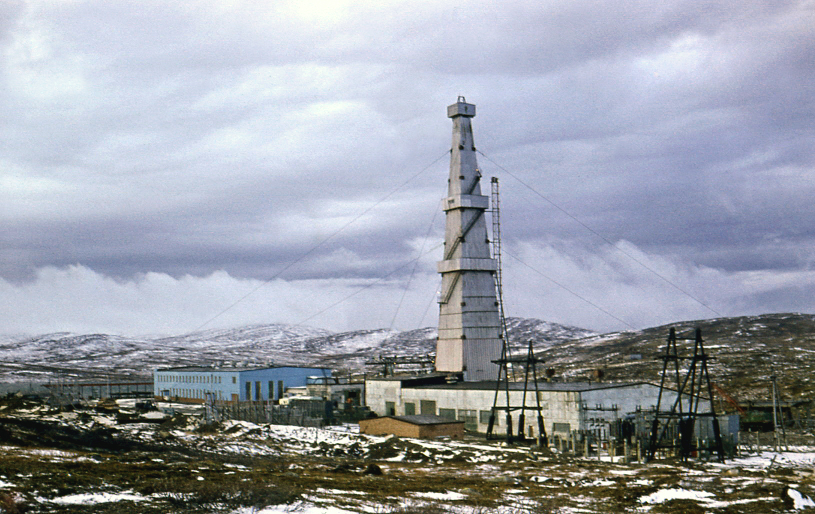
#> input picture assets/raw_photos/06a_kola_tower.jpg, 1630 x 1028 px (shown at 1/2 size)
$ python -i prepare_visuals.py   (imports and definitions only)
#> lines starting #> are read from the running program, lines starting #| are printed output that depends on the picture
#!/usr/bin/env python3
"""
Step 3A: Prepare and apply unified Part 1.1 Visual Bible cinema color grading
across all AI-generated plates and curated archival photographs.
"""
import glob
import os
import numpy as np
from PIL import Image, ImageDraw, ImageEnhance, ImageFilter

ROOT = "/home/antigravity/kola_superdeep"
ART_DIR = "/home/antigravity/.gemini/jetski/brain/v1/default/jetski_remote_agents_3p/8660d99d-b4d4-453e-9341-bb8360253168"
RAW_DIR = f"{ROOT}/assets/raw_photos"
CAND_DIR = f"{ROOT}/assets/candidates"
OUT_DIR = f"{ROOT}/assets/graded"
# [1 line not run here, left out]

# [4 lines left out: function find_art, not called in this run]

def cover_crop(im: Image.Image, tw: int, th: int, cx: float = 0.5, cy: float = 0.5) -> Image.Image:
    """Scale and crop to exact (tw, th) preserving aspect ratio, centered at (cx, cy)."""
    w, h = im.size
    scale = max(tw / w, th / h)
    nw, nh = int(round(w * scale)), int(round(h * scale))
    im = im.resize((nw, nh), Image.Resampling.LANCZOS)
    x0 = int(round((nw - tw) * cx))
    y0 = int(round((nh - th) * cy))
    x0 = max(0, min(nw - tw, x0))
    y0 = max(0, min(nh - th, y0))
    return im.crop((x0, y0, x0 + tw, y0 + th))

def cinema_grade(
    im: Image.Image,
    sat: float = 0.45,
    contrast: float = 1.24,
    exposure: float = 0.90,
    cool_tint: float = 1.0,
    vignette: float = 0.42,
    kill_green: bool = False,
    keep_rust: bool = False,
    amber_cast: float = 0.0,
) -> Image.Image:
    """Unified Part 1.1 color grading LUT: #0A0A0C shadows, #16222E polar-night blue lows,
    #3A3F44 iron midtones, cool #D9DDE0 highlights, subtle lens vignette."""
    arr = np.asarray(im.convert("RGB"), dtype=np.float32) / 255.0

    # Optional green/summer-foliage neutralization (turns Arctic summer grass into winter frost/iron)
    if kill_green:
        r, g, b = arr[:, :, 0], arr[:, :, 1], arr[:, :, 2]
        greenness = np.clip((g - np.maximum(r, b) * 0.92) * 3.5, 0.0, 1.0)
        luma = 0.299 * r + 0.587 * g + 0.114 * b
        # Desaturate green strongly and cool-frost it slightly
        frost = np.stack([luma * 0.92 + 0.04, luma * 0.96 + 0.04, luma * 1.02 + 0.05], axis=-1)
        arr = arr * (1.0 - greenness[:, :, None] * 0.92) + frost * (greenness[:, :, None] * 0.92)

    # Preserve rust hues selectively if requested (e.g. Shot 23 cap)
    rust_mask = None
    if keep_rust:
        r, g, b = arr[:, :, 0], arr[:, :, 1], arr[:, :, 2]
        rust_mask = np.clip((r - b) * 2.4 - np.clip(g - b, 0, 1) * 0.4, 0.0, 1.0)
        rust_mask = np.clip(rust_mask * 1.4, 0.0, 1.0)

    # Exposure
    arr = np.clip(arr * exposure, 0.0, 1.0)

    # Desaturate toward luminance
    luma = 0.299 * arr[:, :, 0] + 0.587 * arr[:, :, 1] + 0.114 * arr[:, :, 2]
    sat_eff = sat
    if keep_rust and rust_mask is not None:
        sat_map = sat + (0.85 - sat) * rust_mask[:, :, None]
        arr = luma[:, :, None] + (arr - luma[:, :, None]) * sat_map
    else:
        arr = luma[:, :, None] + (arr - luma[:, :, None]) * sat_eff

    # Cinematic S-curve contrast around mid-grey (0.45)
    arr = np.clip((arr - 0.45) * contrast + 0.45, 0.0, 1.0)
    # Mild gamma lift/crush so shadows feel dense filmic #0A0A0C
    arr = np.power(arr, 1.08)

    # Split-tone: polar-night blue (#16222E) in shadows, crisp cold permafrost (#D9DDE0) in highlights
    lum2 = 0.299 * arr[:, :, 0] + 0.587 * arr[:, :, 1] + 0.114 * arr[:, :, 2]
    sh_w = np.clip(1.0 - lum2 * 2.1, 0.0, 1.0)[:, :, None] * cool_tint
    hi_w = np.clip((lum2 - 0.55) * 2.2, 0.0, 1.0)[:, :, None] * cool_tint
    # Polar-night blue lift in deep lows
    arr[:, :, 0] = np.clip(arr[:, :, 0] - 0.025 * sh_w[:, :, 0] + 0.005 * hi_w[:, :, 0], 0, 1)
    arr[:, :, 1] = np.clip(arr[:, :, 1] + 0.002 * sh_w[:, :, 0] + 0.010 * hi_w[:, :, 0], 0, 1)
    arr[:, :, 2] = np.clip(arr[:, :, 2] + 0.042 * sh_w[:, :, 0] + 0.018 * hi_w[:, :, 0], 0, 1)

    # Optional warm amber side-glow / tungsten cast
    if amber_cast > 0.0:
        arr[:, :, 0] = np.clip(arr[:, :, 0] * (1.0 + 0.35 * amber_cast), 0, 1)
        arr[:, :, 1] = np.clip(arr[:, :, 1] * (1.0 + 0.12 * amber_cast), 0, 1)
        arr[:, :, 2] = np.clip(arr[:, :, 2] * (1.0 - 0.28 * amber_cast), 0, 1)

    # Clamp true black floor to #0A0A0C (10, 10, 12)
    arr[:, :, 0] = arr[:, :, 0] * (1.0 - 10/255.0) + 10/255.0
    arr[:, :, 1] = arr[:, :, 1] * (1.0 - 10/255.0) + 10/255.0
    arr[:, :, 2] = arr[:, :, 2] * (1.0 - 12/255.0) + 12/255.0

    # Smooth cinema lens vignette
    if vignette > 0:
        H, W, _ = arr.shape
        yy, xx = np.mgrid[0:H, 0:W].astype(np.float32)
        dx = (xx - W * 0.5) / (W * 0.55)
        dy = (yy - H * 0.5) / (H * 0.55)
        r2 = np.clip(dx * dx + dy * dy, 0.0, 2.0)
        vig = np.clip(1.0 - vignette * (r2 ** 1.45), 0.18, 1.0)
        base = np.array([10/255.0, 10/255.0, 12/255.0], dtype=np.float32)
        arr = base + (arr - base) * vig[:, :, None]

    return Image.fromarray((np.clip(arr, 0, 1) * 255).astype(np.uint8), mode="RGB")

def build_wet_fissure_plate(granite_path: str) -> Image.Image:
    """Create a dark, moody, photorealistic deep metamorphic granite fracture macro plate
    (heavy impermeable dark rock above, glistening narrow diagonal rock fissure below)."""
#> called with granite_path = '../assets/raw_photos/06a_kola_tower.jpg'
    g = Image.open(granite_path).convert("RGB")
#> g is the input picture: PIL image 1630x1028 RGB; mean R, G, B 154.7, 159.2, 168.3
    g = cover_crop(g, 2160, 1215)
#> in cover_crop, `return im.crop((x0, y0, x0 + tw, y0 + th))`:
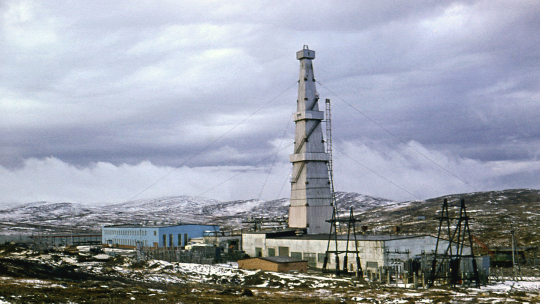
#> returned value: PIL image 2160x1215 RGB (shown at 1/4 size); mean R, G, B 154.1, 159.1, 169.5
    # Heavy dark metamorphic rock transformation
    arr = np.asarray(g, dtype=np.float32) / 255.0
    # Invert bright thin-section tones so quartz becomes moody dark grey-blue stone
    arr = 1.0 - arr * 0.72
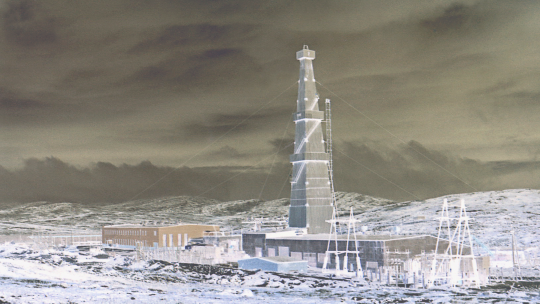
#> arr: shape (1215, 2160, 3) float32 (shown at 1/4 size); mean R, G, B 0.565, 0.551, 0.522
    H, W, _ = arr.shape
    yy, xx = np.mgrid[0:H, 0:W].astype(np.float32)
    # Create realistic jagged diagonal subterranean fissure across middle-lower rock
    fissure_y = H * 0.44 + (xx - W * 0.5) * 0.12 + 38.0 * np.sin(xx / 150.0) + 14.0 * np.cos(xx / 47.0)
    dist = np.abs(yy - fissure_y)
    # Deep dark crevice + wet glistening specular rock edge
    crevice = np.exp(-((dist / 16.0) ** 2))
    wet_rim = np.exp(-(((dist - 22.0) / 14.0) ** 2)) * 0.55
    # Heavy dense impermeable cap rock pressing down from top 28%
    cap_mask = 1.0 / (1.0 + np.exp((yy - H * 0.25) / 28.0))

    # Apply dark subterranean stone shading
    stone = arr * 0.42
    stone[:, :, 0] *= 0.85
    stone[:, :, 1] *= 0.92
    stone[:, :, 2] *= 1.08
    # Darken crevice to abyssal black, add subtle cool-amber specular highlight along wet edge
    stone = stone * (1.0 - 0.88 * crevice[:, :, None])
    stone[:, :, 0] += wet_rim * 0.14
    stone[:, :, 1] += wet_rim * 0.18
    stone[:, :, 2] += wet_rim * 0.24
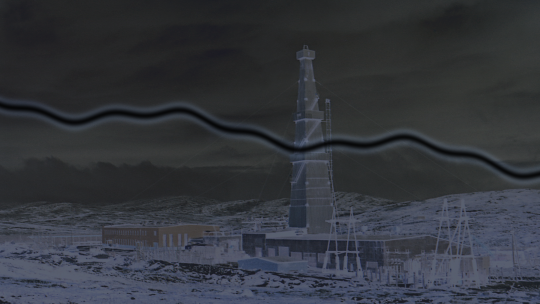
#> stone: shape (1215, 2160, 3) float32 (shown at 1/4 size); mean R, G, B 0.201, 0.213, 0.238
    # Heavy oppressive top stratum
    stone = stone * (1.0 - 0.55 * cap_mask[:, :, None])
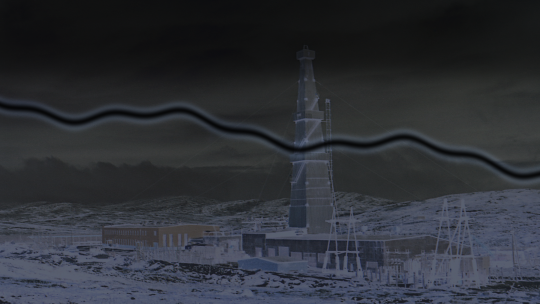
#> stone: shape (1215, 2160, 3) float32 (shown at 1/4 size); mean R, G, B 0.179, 0.191, 0.215
    im = Image.fromarray((np.clip(stone, 0, 1) * 255).astype(np.uint8))
#> im: PIL image 2160x1215 RGB
    return cinema_grade(im, sat=0.35, contrast=1.35, exposure=1.05, cool_tint=1.1, vignette=0.52)
#> in cinema_grade, `sh_w = np.clip(1.0 - lum2 * 2.1, 0.0, 1.0)[:, :, None] * cool_tint`:
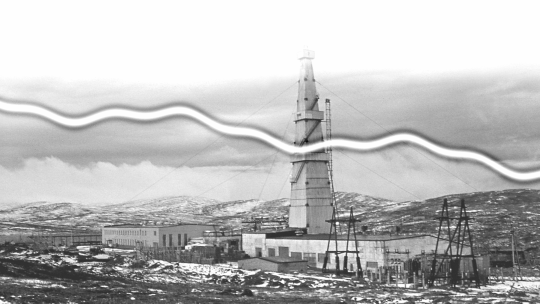
#> sh_w: shape (1215, 2160, 1) float32 (shown at 1/4 size); min 0.134, max 1.1, mean 0.849; drawn with min black and max white
#> in cinema_grade, `arr[:, :, 2] = arr[:, :, 2] * (1.0 - 12/255.0) + 12/255.0`:
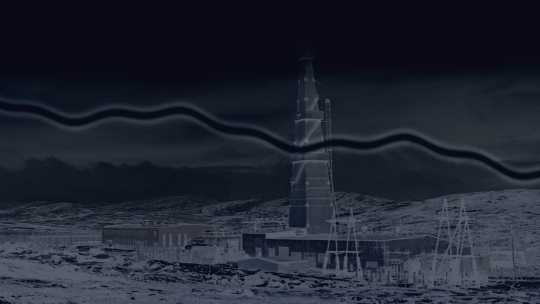
#> arr: shape (1215, 2160, 3) float32 (shown at 1/4 size); mean R, G, B 0.126, 0.145, 0.195
#> in cinema_grade, `arr = base + (arr - base) * vig[:, :, None]`:
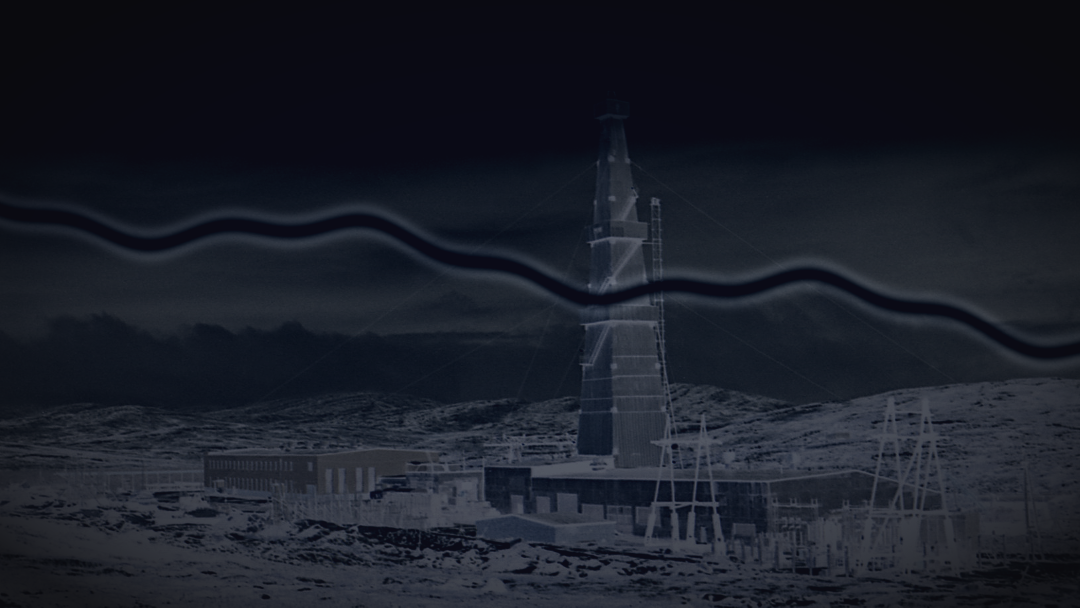
#> arr: shape (1215, 2160, 3) float32 (shown at 1/2 size); mean R, G, B 0.102, 0.117, 0.157

# [106 lines left out: function main, not called in this run]

# [2 lines not run here, left out]

>>> result = build_wet_fissure_plate('../assets/raw_photos/06a_kola_tower.jpg')

$ run again, on assets/raw_photos/08b_mohole_plat.jpg
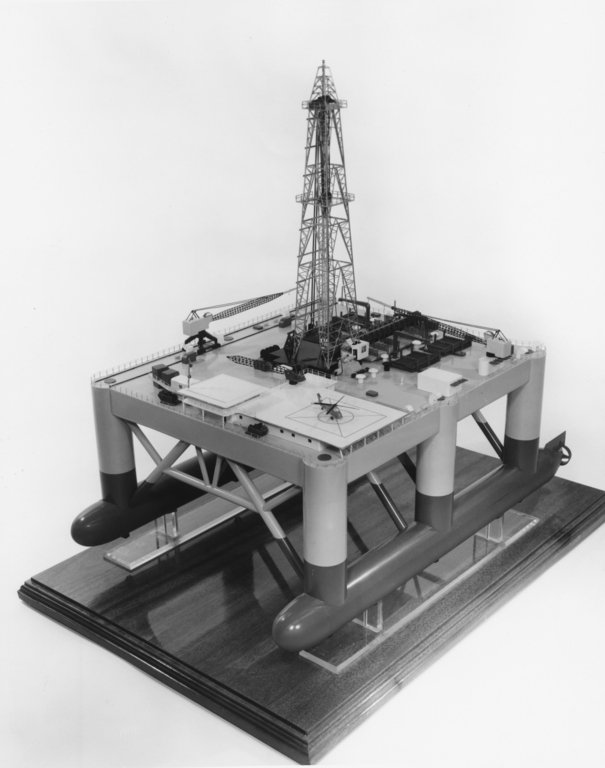
#> input picture assets/raw_photos/08b_mohole_plat.jpg, 605 x 768 px
#> in cinema_grade, `sh_w = np.clip(1.0 - lum2 * 2.1, 0.0, 1.0)[:, :, None] * cool_tint`:
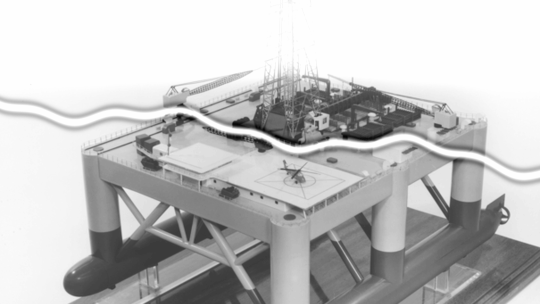
#> sh_w: shape (1215, 2160, 1) float32 (shown at 1/4 size); min 0.124, max 1.1, mean 0.867; drawn with min black and max white
#> hi_w: shape (1215, 2160, 1) float32; every value is 0
#> in cinema_grade, `arr = base + (arr - base) * vig[:, :, None]`:
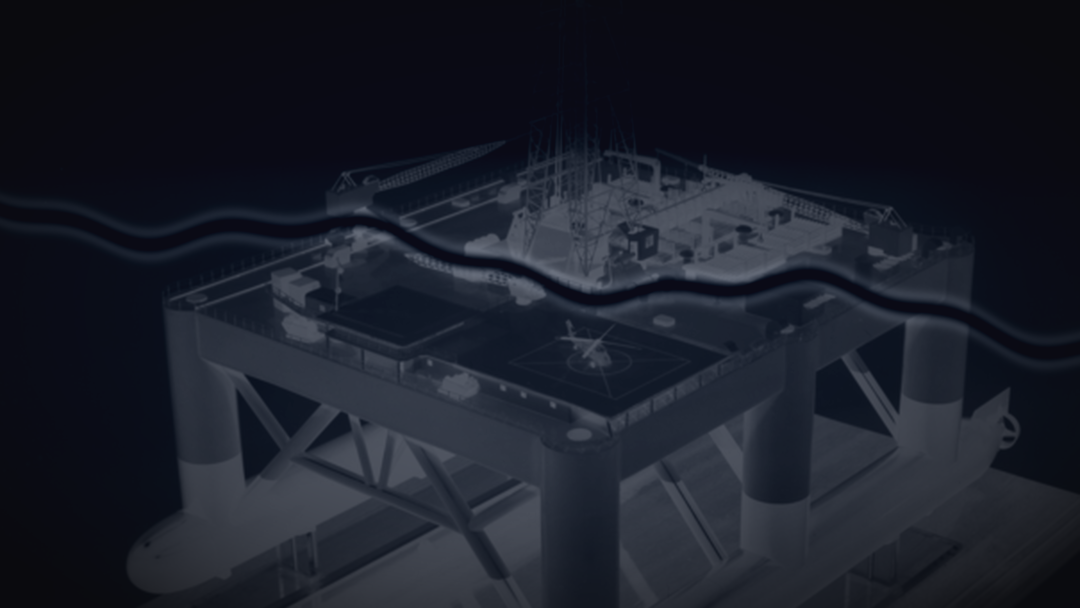
#> arr: shape (1215, 2160, 3) float32 (shown at 1/2 size); mean R, G, B 0.104, 0.119, 0.161

$ run again, on assets/raw_photos/09b_rotary_table.jpg
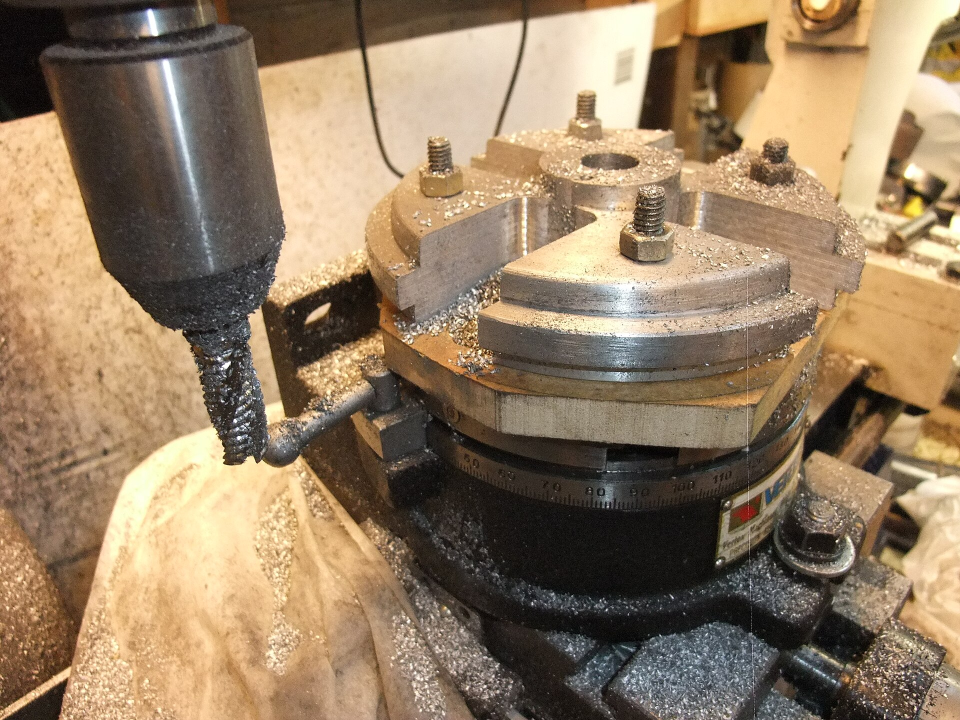
#> input picture assets/raw_photos/09b_rotary_table.jpg, 1920 x 1440 px (shown at 1/2 size)
#> in build_wet_fissure_plate, g is the input picture: PIL image 1920x1440 RGB; mean R, G, B 148.1, 125.8, 99.2
#> in build_wet_fissure_plate, `arr = 1.0 - arr * 0.72`:
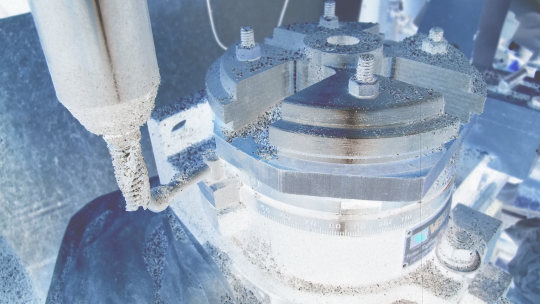
#> arr: shape (1215, 2160, 3) float32 (shown at 1/4 size); mean R, G, B 0.575, 0.641, 0.719
#> in build_wet_fissure_plate, `stone = stone * (1.0 - 0.55 * cap_mask[:, :, None])`:
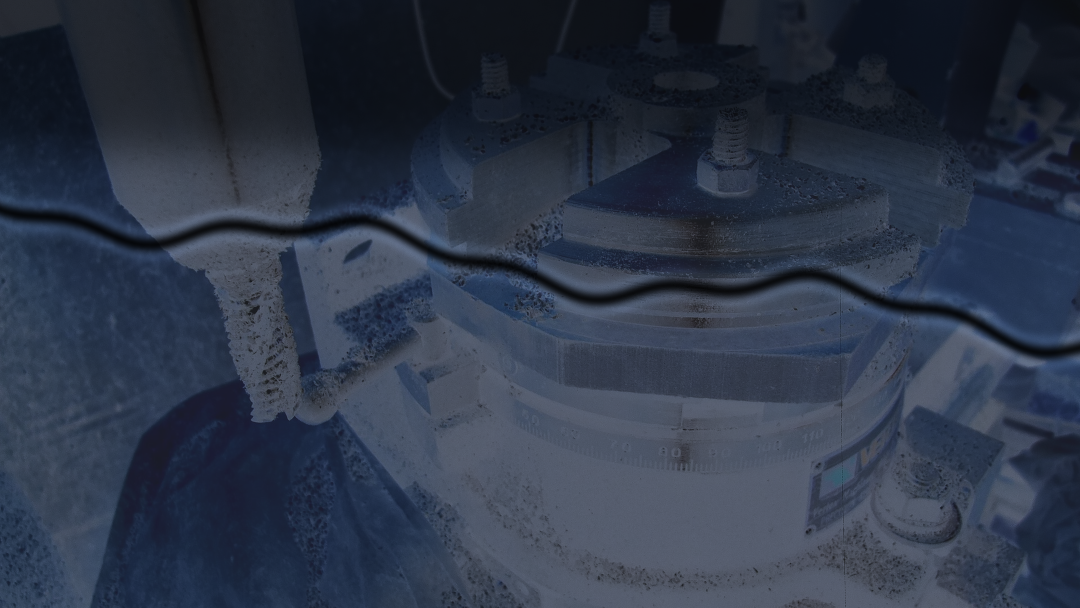
#> stone: shape (1215, 2160, 3) float32 (shown at 1/2 size); mean R, G, B 0.18, 0.216, 0.284
